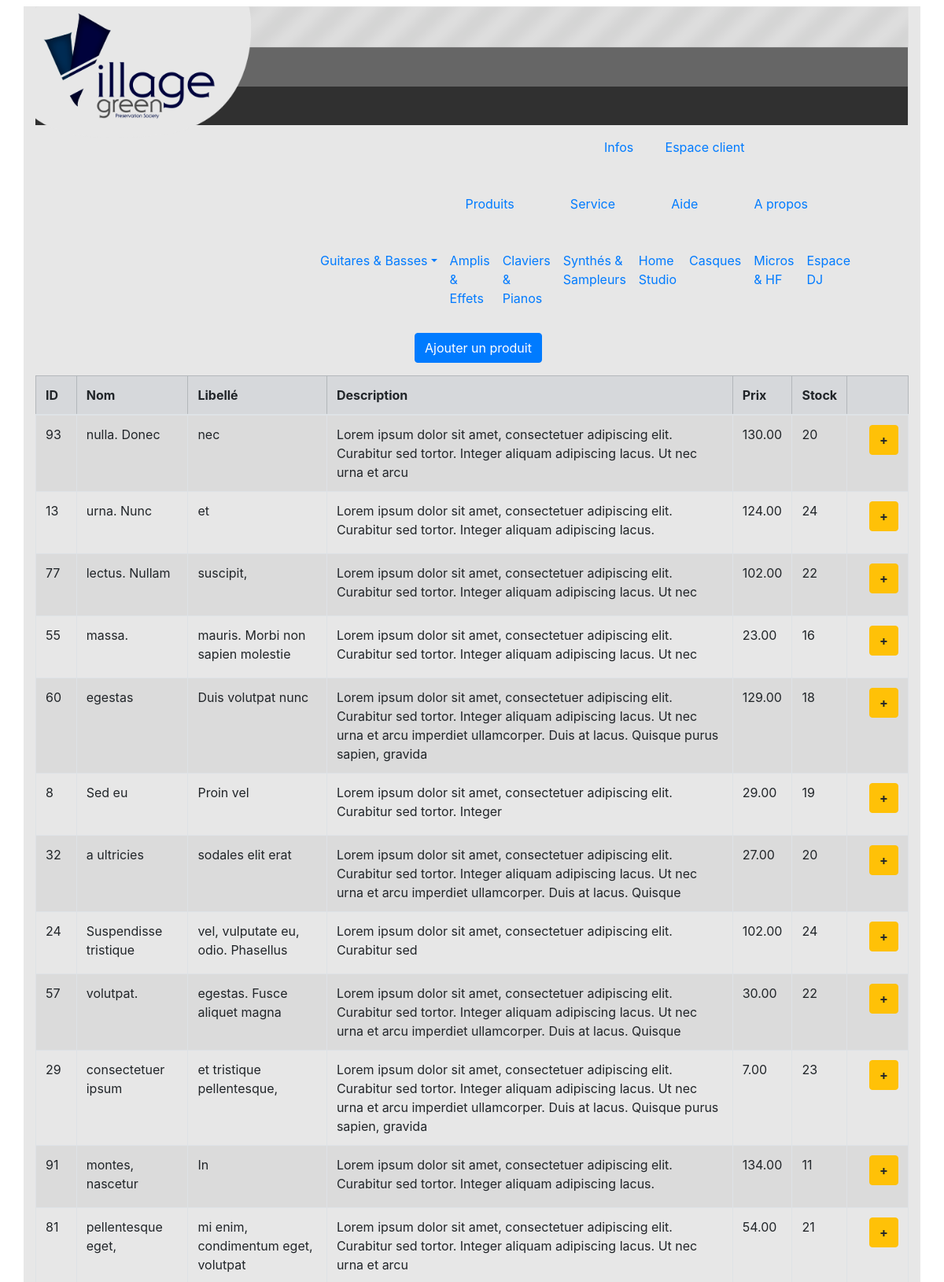
The page /site/liste.php (upper part) on the database its author committed.
### tables this page shows
CREATE TABLE produits(
   pro_id INT NOT NULL AUTO_INCREMENT PRIMARY KEY,
   pro_nom VARCHAR(50) NOT NULL,
   pro_lib VARCHAR(50) NOT NULL,
   pro_desc VARCHAR(250) NOT NULL,
   pro_photo VARCHAR(50),
   pro_prix DECIMAL(15,2) NOT NULL,
   pro_stock INT NOT NULL,
   pro_stock_alert INT NOT NULL,
   pro_date_ajout DATETIME NOT NULL,
   pro_publ TINYINT(1) NOT NULL,
   pro_cat_id INT NOT NULL,
   pro_fou_id INT NOT NULL,
   FOREIGN KEY(pro_cat_id) REFERENCES categories(cat_id),
   FOREIGN KEY(pro_fou_id) REFERENCES fournisseurs(fou_id)
);

### site/liste.php (the view, shortened to what this page needs)
<?php
include("header.php");
$db = connexionBase();
$requete = $db->prepare("SELECT * FROM produits WHERE pro_publ = 1 ORDER BY pro_date_ajout DESC");
$requete->execute();
$produit = $requete->fetch(PDO::FETCH_OBJ);
?>
<div class="row">
    <div class="col-12 col-sm-12 text-center">
        <a class="btn btn-primary ml-3 mb-3" role="button" href="produits_ajout.php">Ajouter un produit</a>
    </div>
</div>
<?php
if (empty($produit->pro_id)) {
    echo "La table est vide";
} else {
?>
<div class="row">
    <div class="col-12 col-sm-12">
        <div class="table-responsive">
            <table class="table table-striped table-bordered table-hover">
                <thead>
                    <tr class="table-secondary">
                        <th>ID</th>
                        <th>Nom</th>
                        <th class='d-none d-md-table-cell'>Libellé</th>
                        <th class='d-none d-md-table-cell'>Description</th>
                        <th>Prix</th>
                        <th class='d-none d-md-table-cell'>Stock</th>
                        <th></th>
                    </tr>
                </thead>
                <?php
                while (isset($produit->pro_id)) {
                    echo "<tr>";
                    echo "<td>" . $produit->pro_id . "</td>";
                    echo "<td>" . $produit->pro_nom . "</td>";
                    echo "<td class='d-none d-md-table-cell'>" . $produit->pro_lib . "</td>";
                    echo "<td class='d-none d-lg-table-cell'>" . $produit->pro_desc . "</td>";
                    echo "<td>" . $produit->pro_prix . "</td>";
                    echo "<td class='d-none d-md-table-cell'>" . $produit->pro_stock . "</td>";
                    echo '<td><a class="btn btn-warning ml-3 mb-3" role="button" href="detail.php?id=' . $produit->pro_id . '" title=' . $produit->pro_nom . '><b>+</b></a></td>';
                    echo "</tr>";
                    $produit = $requete->fetch(PDO::FETCH_OBJ);
                }
                ?>
            </table>
        </div>
    </div>
</div>
</div>
<?php
}
include("footer.php");
?>

### site/header.php (shortened to what this page needs)
<!DOCTYPE html>
<html lang="fr">
<head>
    <link rel="stylesheet" href="https://stackpath.bootstrapcdn.com/bootstrap/4.4.1/css/bootstrap.min.css">
    <link rel="stylesheet" href="css/style.css">
</head>
<body>
    <div class="container content my-2">
        <header class="mb-3">
            <div class="row">
            <div class="image">
                <div class="d-none d-sm-none d-lg-block col-lg-12">
                    <img src="img/HEADER/logo village green.png" id="logo" class="img-fluid rounded float-left" alt="logo" title="logo">
                    <img src="img/HEADER/3 bandes.png" id="nav" alt="bandes" class="img-fluid">
                </div>
            </div>
            <div class="menu">
            <div class="row py-0 my-0 pr-5 mr-5">
                <div class="col-8">
                </div>
                <div class="col-4 col-sm-4">
                    <nav class="">
                        <div class="">
                            <ul class="navbar">
                                <li class="nav">
                                    <a class="nav-link" href="list.php">Infos</a>
                                </li>
                                <li class="nav">
                                    <a class="nav-link" href="#">Espace client</a>
                                </li>
                                <li class="nav">
                                    <a class="nav-link" href="img\HEADER\picto panier.png"></a>
                                </li>
                                <li class="nav">
                                    <a class="nav-link" href="img\HEADER\picto pays.png"></a>
                                </li>
                            </ul>
                        </div>
                    </nav>
                </div>
                <div class="col-6">
                </div>
                <div class="col-6 col-sm-6">
                    <nav class="">
                        <div class="">
                            <ul class="navbar">
                                <li class="nav">
                                    <a class="nav-link" href="liste.php">Produits</a>
                                </li>
                                <li class="nav">
                                    <a class="nav-link" href="#">Service</a>
                                </li>
                                <li class="nav">
                                    <a class="nav-link" href="#">Aide</a>
                                </li>
                                <li class="nav">
                                    <a class="nav-link" href="#">A propos</a>
                                </li>
                            </ul>
                        </div>
                    </nav>
                </div>
                <div class="col-4">
                </div>
                <div class="col-8 col-sm-8">
                    <nav class="navbar transparent  navbar-expand-lg navbar-inverse">
                        <div class="collapse navbar-collapse justify-content-between justify-content-sm-between" id="collapsibleNavbar">
                            <ul class="navbar-nav">
                                <li class="nav-item dropdown">
                                    <a class="nav-link dropdown-toggle" href="#" id="navbarDropdown" role="button" data-toggle="dropdown" aria-haspopup="true" aria-expanded="false">
                                    Guitares & Basses</a>
                                </li>
                                <li class="nav-item">
                                    <a class="nav-link" href="liste.php">Amplis & Effets</a>
                                </li>
                                <li class="nav-item">
                                    <a class="nav-link" href="contact.php">Claviers & Pianos</a>
                                </li>
                                <li class="nav-item">
                                    <a class="nav-link" href="contact.php">Synthés & Sampleurs</a>
                                </li>
                                <li class="nav-item">
                                    <a class="nav-link" href="home.php">Home Studio</a>
                                </li>
                                <li class="nav-item">
                                    <a class="nav-link" href="liste.php">Casques</a>
                                </li>
                                <li class="nav-item">
                                    <a class="nav-link" href="contact.php">Micros & HF</a>
                                </li>
                                <li class="nav-item">
                                    <a class="nav-link" href="contact.php">Espace DJ</a>
                                </li>
                            </ul>
                        </div>
                    </nav>
                </div>
            </div>
            </div>
            </div>
        </header>

### site/footer.php (shortened to what this page needs)
</body>
</html>

### site/css/style.css (style rules this page uses)
body { background-image: url("../../Charte/BACKGROUND/background\ village.png"); background-size: cover; background-position: fixed; }
.content { background-color: #e7e7e7; }
.row { padding: 0; }
#nav { z-index: 3; right: 0; }
#logo { position: absolute; height: 110%; z-index: 4; }

### rows shown on the page
produits: pro_id "93", pro_nom "nulla. Donec", pro_lib "nec", pro_desc "Lorem ipsum dolor sit amet, consectetuer adipiscing elit. Curabitur sed tortor. Integer aliquam adipiscing lacus. Ut nec urna et arcu", pro_prix "130.00", pro_stock "20"
produits: pro_id "13", pro_nom "urna. Nunc", pro_lib "et", pro_desc "Lorem ipsum dolor sit amet, consectetuer adipiscing elit. Curabitur sed tortor. Integer aliquam adipiscing lacus.", pro_prix "124.00", pro_stock "24"
produits: pro_id "77", pro_nom "lectus. Nullam", pro_lib "suscipit,", pro_desc "Lorem ipsum dolor sit amet, consectetuer adipiscing elit. Curabitur sed tortor. Integer aliquam adipiscing lacus. Ut nec", pro_prix "102.00", pro_stock "22"
produits: pro_id "55", pro_nom "massa.", pro_lib "mauris. Morbi non sapien molestie", pro_desc "Lorem ipsum dolor sit amet, consectetuer adipiscing elit. Curabitur sed tortor. Integer aliquam adipiscing lacus. Ut nec", pro_prix "23.00", pro_stock "16"
produits: pro_id "60", pro_nom "egestas", pro_lib "Duis volutpat nunc", pro_desc "Lorem ipsum dolor sit amet, consectetuer adipiscing elit. Curabitur sed tortor. Integer aliquam adipiscing lacus. Ut nec urna et arcu imperdiet ullamcorper. Duis at lacus. Quisque purus sapien, gravida", pro_prix "129.00", pro_stock "18"
produits: pro_id "8", pro_nom "Sed eu", pro_lib "Proin vel", pro_desc "Lorem ipsum dolor sit amet, consectetuer adipiscing elit. Curabitur sed tortor. Integer", pro_prix "29.00", pro_stock "19"
produits: pro_id "32", pro_nom "a ultricies", pro_lib "sodales elit erat", pro_desc "Lorem ipsum dolor sit amet, consectetuer adipiscing elit. Curabitur sed tortor. Integer aliquam adipiscing lacus. Ut nec urna et arcu imperdiet ullamcorper. Duis at lacus. Quisque", pro_prix "27.00", pro_stock "20"
produits: pro_id "24", pro_nom "Suspendisse tristique", pro_lib "vel, vulputate eu, odio. Phasellus", pro_desc "Lorem ipsum dolor sit amet, consectetuer adipiscing elit. Curabitur sed", pro_prix "102.00", pro_stock "24"
produits: pro_id "57", pro_nom "volutpat.", pro_lib "egestas. Fusce aliquet magna", pro_desc "Lorem ipsum dolor sit amet, consectetuer adipiscing elit. Curabitur sed tortor. Integer aliquam adipiscing lacus. Ut nec urna et arcu imperdiet ullamcorper. Duis at lacus. Quisque", pro_prix "30.00", pro_stock "22"
produits: pro_id "29", pro_nom "consectetuer ipsum", pro_lib "et tristique pellentesque,", pro_desc "Lorem ipsum dolor sit amet, consectetuer adipiscing elit. Curabitur sed tortor. Integer aliquam adipiscing lacus. Ut nec urna et arcu imperdiet ullamcorper. Duis at lacus. Quisque purus sapien, gravida", pro_prix "7.00", pro_stock "23"
produits: pro_id "91", pro_nom "montes, nascetur", pro_lib "In", pro_desc "Lorem ipsum dolor sit amet, consectetuer adipiscing elit. Curabitur sed tortor. Integer aliquam adipiscing lacus.", pro_prix "134.00", pro_stock "11"
produits: pro_id "81", pro_nom "pellentesque eget,", pro_lib "mi enim, condimentum eget, volutpat", pro_desc "Lorem ipsum dolor sit amet, consectetuer adipiscing elit. Curabitur sed tortor. Integer aliquam adipiscing lacus. Ut nec urna et arcu", pro_prix "54.00", pro_stock "21"
